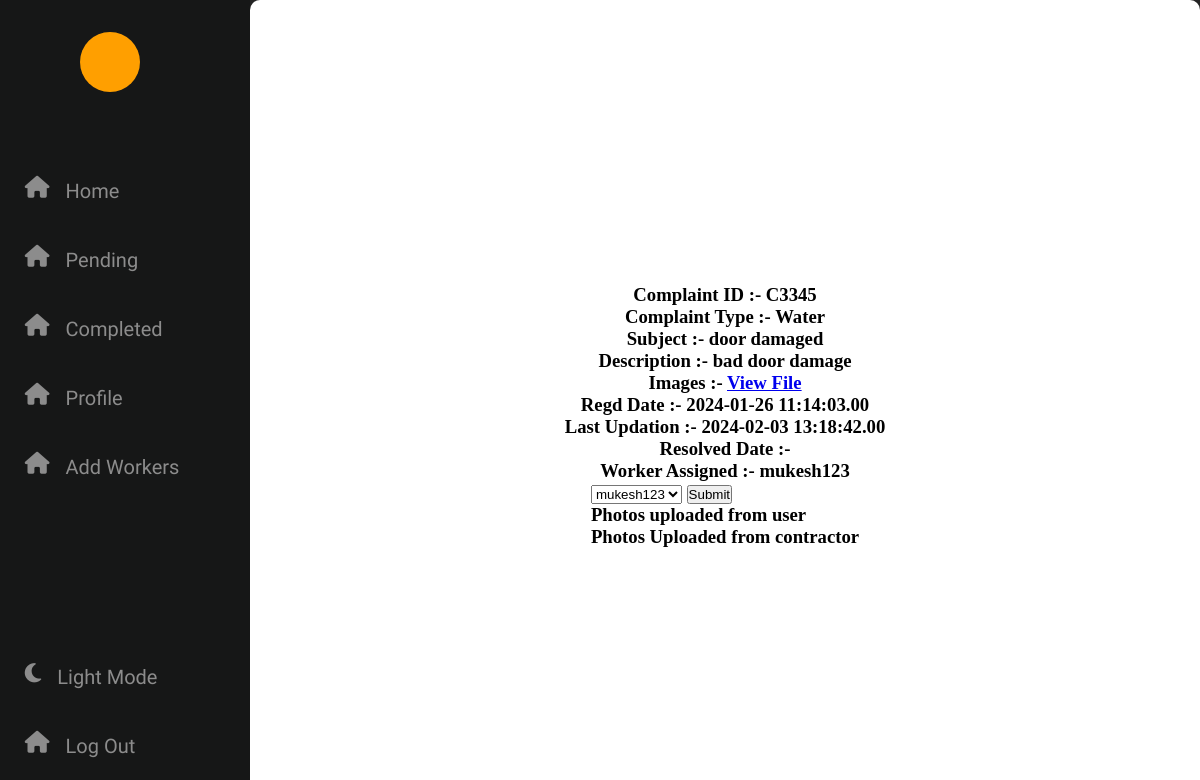
Page /php/assignWorker.php?id=C3345 on the earlier database version.
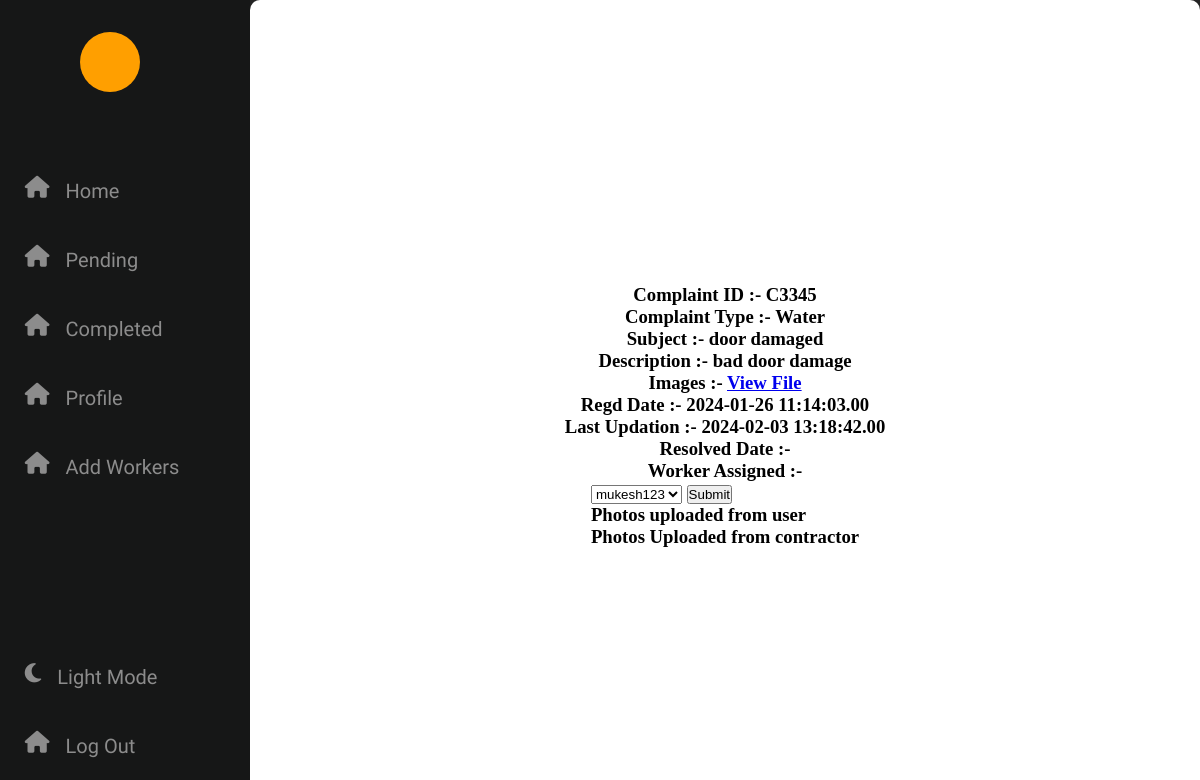
Same page on the later database version.
### tables this page shows
CREATE TABLE `complaints` (
  `username` varchar(50) NOT NULL,
  `complaint_id` varchar(10) NOT NULL,
  `complaint_type` varchar(20) NOT NULL,
  `subject` varchar(50) NOT NULL,
  `description` text NOT NULL,
  `folder` varchar(300) NOT NULL,
  `time` datetime(2) NOT NULL DEFAULT current_timestamp(2),
  `resolved_time` datetime(2) DEFAULT NULL,
  `last_updation` datetime(2) DEFAULT NULL,
  `worker_assigned` varchar(50) DEFAULT NULL
);

### php/assignWorker.php (the view, shortened to what this page needs)
<html lang="en" dir="ltr">
  <head>
    <link rel="stylesheet" href="https://cdnjs.cloudflare.com/ajax/libs/font-awesome/6.5.1/css/all.min.css" />
   </head>
<body>
<div class="nav">
<div class="icon">
</div>
<div class="nav-content">
    <div>
        <i class="fa-solid fa-house"></i>
    </div>
    <div>
        <i class="fa-solid fa-house" ></i>
    </div>
    <div>
        <i class="fa-solid fa-house"></i>
    </div>
    <div>
        <i class="fa-solid fa-house" ></i>
    </div>
    <div>
        <i class="fa-solid fa-house" ></i>
    </div>
</div>
<div class="nav-content-down">
    <div onclick="toggle()" >
        <i class="fa-solid fa-moon" ></i>
    </div>
    <div>
        <i class="fa-solid fa-house"></i>
    </div>
</div>
</div>
<div class="content">
            <div class="complaintInfo">
                <?php
                    include 'config.php' ;
                    $complaint_id = $_GET['id'];
                    $sql = "select * from complaints where complaint_id = '$complaint_id'";
                    $result = $conn->query($sql);
                    if ($result->num_rows > 0) {
                        while ($row = $result->fetch_assoc()) {
                    ?>
                    <h3>Complaint ID :- <?php  echo $row["complaint_id"];?><h3>
                    <h3>Complaint Type :- <?php  echo $row["complaint_type"];?><h3>
                    <h3>Subject :- <?php  echo $row["subject"];?><h3>
                    <h3>Description :- <?php  echo $row["description"];?><h3>
                    <h3>Images :- <a href = "<?php echo $row["folder"]?> " target="blank">View File</a><h3>
                    <h3>Regd Date :- <?php  echo $row["time"];?><h3>
                    <h3>Last Updation :- <?php  echo $row["last_updation"];?><h3>
                    <h3>Resolved Date :- <?php  echo $row["resolved_time"];?><h3>
                    <h3>Worker Assigned :- <?php  echo $row["worker_assigned"];?><h3>
                    <?php
                        $complaint_type = $row["complaint_type"];
                        }
                    }
                    ?>
            <div class="assignworker">
                <form action="<?php echo $_SERVER['PHP_SELF']. '?id=' . $complaint_id ;  ?>" method="post">
                    <select name="worker_assigned" id="worker_assigned">
                        <?php
                        $sql2 = "select * from worker where work_area = '$complaint_type'";
                        $result2 = $conn->query($sql2);
                        if ($result2->num_rows > 0) {
                            while ($row2 = $result2->fetch_assoc()) {
                                ?>
                                <option value="<?php echo $row2["username"]; ?>"><?php echo $row2["username"]; ?></option>
                                <?php
                            }
                        }
                        ?>
                    </select>
                    <input type="submit" name = "save" >
                </form>
            </div>
                <div class="photos1">Photos uploaded from user
                </div>
                <div class="photos2"> Photos Uploaded from contractor </div>
            </div>
</div>
</body>
</html>

Differences in the rows shown:
changed complaints "Water": worker_assigned "mukesh123" → (not shown)
